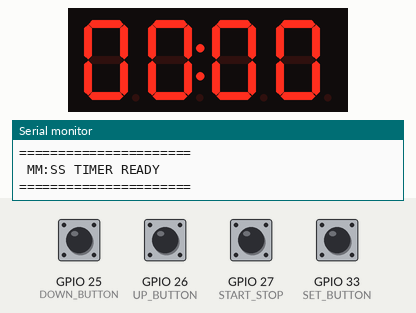
The sketch below on a simulated ESP32. On the bench: 4-digit seven-segment display, the last lines printed to the serial monitor. The inputs (shaded band) are chosen by the test bench; at power-on: GPIO 25 (DOWN_BUTTON), GPIO 26 (UP_BUTTON), GPIO 27 (START_STOP), GPIO 33 (SET_BUTTON) HIGH.

Above: at 1.2 s.
1.3 s: GPIO 33 (SET_BUTTON) pulled LOW for 0.15 s
At 2.2 s:
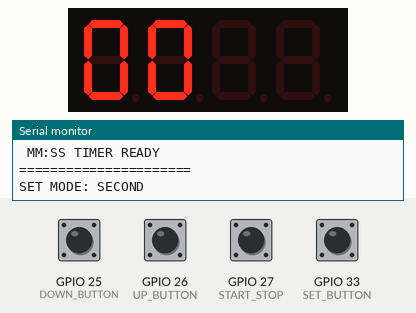
3.8 s: GPIO 25 (DOWN_BUTTON) pulled LOW for 0.15 s
At 4.08 s:
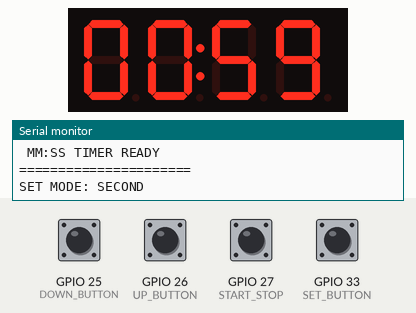
5.8 s: GPIO 27 (START_STOP) pulled LOW for 0.15 s
At 7.6 s:
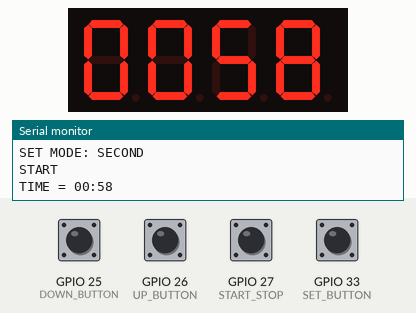
8.3 s: GPIO 27 (START_STOP) pulled LOW for 1 s
At 9.7 s:
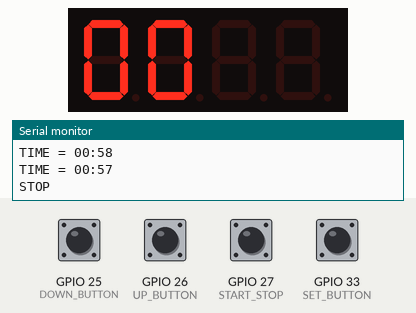
10.8 s: GPIO 33 (SET_BUTTON) pulled LOW for 1 s
At 11.7 s:
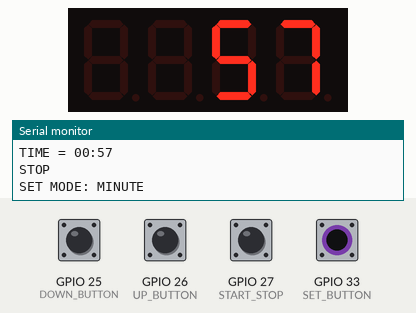
13.3 s: GPIO 26 (UP_BUTTON) pulled LOW for 0.15 s
At 13.58 s:
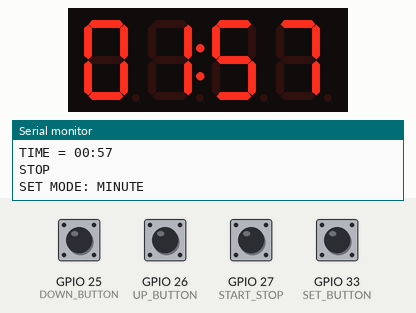
Timing chart, 0 to 16.3 s (numbered marks = the images above; inputs shaded):
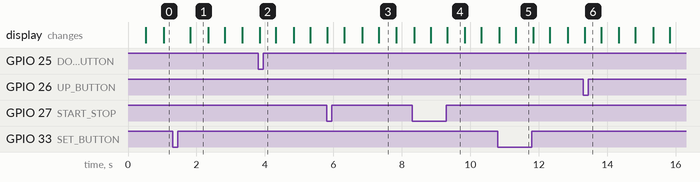

The sketch:

test-timer-button-7seg.ino
```cpp
#include <Arduino.h>
#include <TM1637Display.h>

// =====================================================
// PIN
// =====================================================

// TM1637
#define CLK_PIN       14
#define DIO_PIN       13

// BUTTON
#define START_STOP    27
#define UP_BUTTON     26
#define DOWN_BUTTON   25
#define SET_BUTTON    33


TM1637Display display(CLK_PIN, DIO_PIN);


// =====================================================
// TIMER
// =====================================================

// เวลาที่เหลือทั้งหมดเป็นวินาที
uint32_t remainingSeconds = 0;

bool running = false;


// =====================================================
// SET MODE
// =====================================================

// 0 = MINUTE
// 1 = SECOND
uint8_t setMode = 0;


// =====================================================
// BLINK
// =====================================================

unsigned long lastBlink = 0;
bool blinkState = true;


// =====================================================
// TIMER CLOCK
// =====================================================

unsigned long lastSecond = 0;


// =====================================================
// BUTTON STATE
// =====================================================

bool lastStartState = HIGH;
bool lastUpState    = HIGH;
bool lastDownState  = HIGH;
bool lastSetState   = HIGH;


// =====================================================
// BUTTON DEBOUNCE
// =====================================================

unsigned long lastStartPress = 0;
unsigned long lastUpPress    = 0;
unsigned long lastDownPress  = 0;
unsigned long lastSetPress   = 0;

const unsigned long debounceTime = 150;


// =====================================================
// SETUP
// =====================================================

void setup()
{
    Serial.begin(115200);

    // -------------------------------------------------
    // TM1637
    // -------------------------------------------------

    display.setBrightness(7);
    display.clear();


    // -------------------------------------------------
    // Buttons
    // -------------------------------------------------

    pinMode(START_STOP, INPUT_PULLUP);
    pinMode(UP_BUTTON, INPUT_PULLUP);
    pinMode(DOWN_BUTTON, INPUT_PULLUP);
    pinMode(SET_BUTTON, INPUT_PULLUP);


    // -------------------------------------------------
    // Display
    // -------------------------------------------------

    updateDisplay();


    Serial.println();
    Serial.println("======================");
    Serial.println(" MM:SS TIMER READY");
    Serial.println("======================");
}


// =====================================================
// LOOP
// =====================================================

void loop()
{
    unsigned long now = millis();


    // -------------------------------------------------
    // Buttons
    // -------------------------------------------------

    handleButtons(now);


    // -------------------------------------------------
    // Timer
    // -------------------------------------------------

    if (running)
    {
        // ครบ 1 วินาที
        if (now - lastSecond >= 1000)
        {
            lastSecond = now;

            countdown();
        }


        // -------------------------------------------------
        // Colon blink
        // -------------------------------------------------

        if (now - lastBlink >= 500)
        {
            lastBlink = now;

            blinkState = !blinkState;

            updateDisplay();
        }
    }


    // -------------------------------------------------
    // SET MODE blink
    // -------------------------------------------------

    else
    {
        if (now - lastBlink >= 500)
        {
            lastBlink = now;

            blinkState = !blinkState;

            updateDisplay();
        }
    }
}


// =====================================================
// HANDLE BUTTONS
// =====================================================

void handleButtons(unsigned long now)
{

    // ===================================================
    // START / STOP
    // ===================================================

    bool startState = digitalRead(START_STOP);

    if (startState == LOW && lastStartState == HIGH)
    {
        if (now - lastStartPress >= debounceTime)
        {

            // ห้าม START ถ้า 00:00
            if (remainingSeconds > 0)
            {
                running = !running;

                if (running)
                {
                    // เริ่มจับเวลาใหม่จากเวลาปัจจุบัน
                    lastSecond = now;

                    // เริ่ม colon จากติด
                    lastBlink = now;
                    blinkState = true;

                    Serial.println("START");
                }
                else
                {
                    Serial.println("STOP");
                }

                updateDisplay();
            }

            lastStartPress = now;
        }
    }

    lastStartState = startState;


    // ===================================================
    // SET
    // ===================================================

    bool setState = digitalRead(SET_BUTTON);

    if (setState == LOW && lastSetState == HIGH)
    {
        if (!running && now - lastSetPress >= debounceTime)
        {

            // MINUTE -> SECOND -> MINUTE
            setMode++;

            if (setMode > 1)
            {
                setMode = 0;
            }


            // เริ่ม blink ใหม่
            blinkState = true;
            lastBlink = now;

            updateDisplay();

            lastSetPress = now;


            if (setMode == 0)
            {
                Serial.println("SET MODE: MINUTE");
            }
            else
            {
                Serial.println("SET MODE: SECOND");
            }
        }
    }

    lastSetState = setState;


    // ===================================================
    // UP
    // ===================================================

    bool upState = digitalRead(UP_BUTTON);

    if (upState == LOW && lastUpState == HIGH)
    {
        if (!running && now - lastUpPress >= debounceTime)
        {

            uint32_t minutes = remainingSeconds / 60;
            uint32_t seconds = remainingSeconds % 60;


            if (setMode == 0)
            {
                // -------------------------------
                // เพิ่มนาที
                // -------------------------------

                minutes++;

                if (minutes > 99)
                {
                    minutes = 0;
                }
            }
            else
            {
                // -------------------------------
                // เพิ่มวินาที
                // -------------------------------

                seconds++;

                if (seconds > 59)
                {
                    seconds = 0;
                }
            }


            // สร้างเวลาใหม่
            remainingSeconds = (minutes * 60) + seconds;


            // reset blink
            blinkState = true;
            lastBlink = now;

            updateDisplay();

            lastUpPress = now;
        }
    }

    lastUpState = upState;


    // ===================================================
    // DOWN
    // ===================================================

    bool downState = digitalRead(DOWN_BUTTON);

    if (downState == LOW && lastDownState == HIGH)
    {
        if (!running && now - lastDownPress >= debounceTime)
        {

            uint32_t minutes = remainingSeconds / 60;
            uint32_t seconds = remainingSeconds % 60;


            if (setMode == 0)
            {
                // -------------------------------
                // ลดนาที
                // -------------------------------

                if (minutes == 0)
                {
                    minutes = 99;
                }
                else
                {
                    minutes--;
                }
            }
            else
            {
                // -------------------------------
                // ลดวินาที
                // -------------------------------

                if (seconds == 0)
                {
                    seconds = 59;
                }
                else
                {
                    seconds--;
                }
            }


            // สร้างเวลาใหม่
            remainingSeconds = (minutes * 60) + seconds;


            // reset blink
            blinkState = true;
            lastBlink = now;

            updateDisplay();

            lastDownPress = now;
        }
    }

    lastDownState = downState;
}


// =====================================================
// COUNTDOWN
// =====================================================

void countdown()
{
    if (remainingSeconds > 0)
    {
        remainingSeconds--;

        updateDisplay();


        // Debug
        uint32_t minutes = remainingSeconds / 60;
        uint32_t seconds = remainingSeconds % 60;

        Serial.print("TIME = ");

        if (minutes < 10)
            Serial.print("0");

        Serial.print(minutes);

        Serial.print(":");

        if (seconds < 10)
            Serial.print("0");

        Serial.println(seconds);
    }


    // ---------------------------------------------------
    // Time Up
    // ---------------------------------------------------

    if (remainingSeconds == 0)
    {
        running = false;

        blinkState = true;

        updateDisplay();

        Serial.println("TIME UP");
    }
}


// =====================================================
// DISPLAY
// =====================================================

// =====================================================
// DISPLAY
// =====================================================

// =====================================================
// DISPLAY
// =====================================================

// =====================================================
// DISPLAY
// =====================================================

void updateDisplay()
{
    uint32_t minutes = remainingSeconds / 60;
    uint32_t seconds = remainingSeconds % 60;

    uint16_t value = (minutes * 100) + seconds;


    // ===================================================
    // RUNNING
    // ===================================================

    if (running)
    {
        // ตอนทำงาน : กระพริบเฉพาะ colon
        display.showNumberDecEx(
            value,
            blinkState ? 0b01000000 : 0,
            true
        );

        return;
    }


    // ===================================================
    // SET MODE
    // ===================================================

    uint8_t seg[4];


    // ---------------------------------------------------
    // MINUTE MODE
    // ---------------------------------------------------

    if (setMode == 0)
    {
        // MM กระพริบ
        if (blinkState)
        {
            seg[0] = display.encodeDigit(minutes / 10);
            seg[1] = display.encodeDigit(minutes % 10);
        }
        else
        {
            seg[0] = 0x00;
            seg[1] = 0x00;
        }

        // SS แสดงตลอด
        seg[2] = display.encodeDigit(seconds / 10);
        seg[3] = display.encodeDigit(seconds % 10);
    }


    // ---------------------------------------------------
    // SECOND MODE
    // ---------------------------------------------------

    else
    {
        // MM แสดงตลอด
        seg[0] = display.encodeDigit(minutes / 10);
        seg[1] = display.encodeDigit(minutes % 10);

        // SS กระพริบ
        if (blinkState)
        {
            seg[2] = display.encodeDigit(seconds / 10);
            seg[3] = display.encodeDigit(seconds % 10);
        }
        else
        {
            seg[2] = 0x00;
            seg[3] = 0x00;
        }
    }


    // ---------------------------------------------------
    // แสดงตัวเลข
    // ---------------------------------------------------

    display.setSegments(seg);


    // ---------------------------------------------------
    // เปิด COLON
    // ---------------------------------------------------

    // ใช้ showNumberDecEx เพื่อเปิด colon
    // เฉพาะกรณีที่ตัวเลขทั้งหมดแสดง
    if (blinkState)
    {
        display.showNumberDecEx(
            value,
            0b01000000,
            true
        );
    }
}
```

Measured:
- after the input at 1.3 s, the display: changes after 0.52 s (image 1)
- after the input at 3.8 s, the display: changes at once (image 2)
- after the input at 5.8 s, the display: first differs from a run without the input after 0.52 s (image 3 shows a later state)
- after the input at 10.8 s, the display: first differs from a run without the input after 0.52 s (image 5)
- after the input at 13.3 s, the display: changes at once (image 6)
- what the display in image 1 shows lasts 0.5 s, from 1.8 s to 2.3 s
